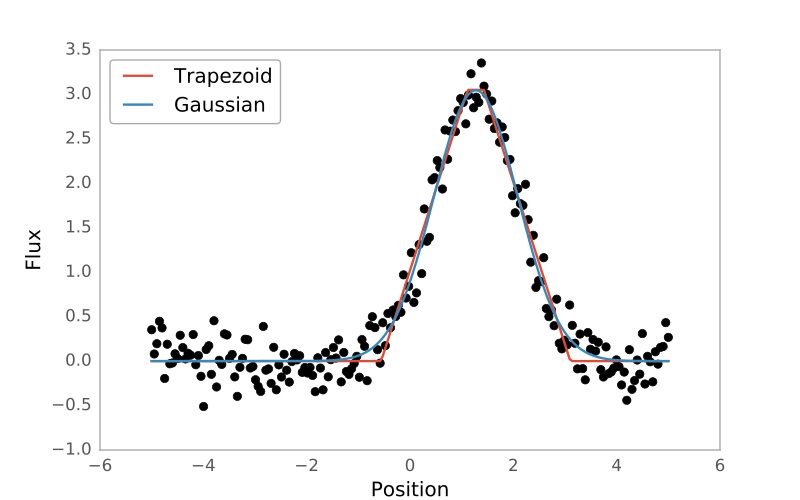

This chart was generated by the following Python code:
import numpy as np
import matplotlib.pyplot as plt
from astropy.modeling import models, fitting

# Generate fake data
np.random.seed(0)
x = np.linspace(-5., 5., 200)
y = 3 * np.exp(-0.5 * (x - 1.3)**2 / 0.8**2)
y += np.random.normal(0., 0.2, x.shape)

# Fit the data using a box model
t_init = models.Trapezoid1D(amplitude=1., x_0=0., width=1., slope=0.5)
fit_t = fitting.LevMarLSQFitter()
t = fit_t(t_init, x, y)

# Fit the data using a Gaussian
g_init = models.Gaussian1D(amplitude=1., mean=0, stddev=1.)
fit_g = fitting.LevMarLSQFitter()
g = fit_g(g_init, x, y)

# Plot the data with the best-fit model
plt.figure(figsize=(8,5))
plt.plot(x, y, 'ko')
plt.plot(x, t(x), label='Trapezoid')
plt.plot(x, g(x), label='Gaussian')
plt.xlabel('Position')
plt.ylabel('Flux')
plt.legend(loc=2)
